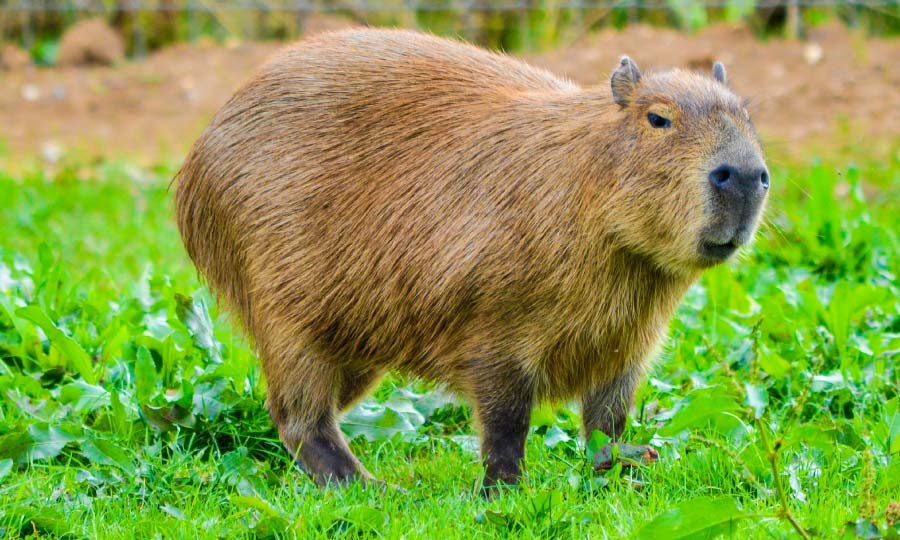
#> input picture Computação grafica/imagem/imagem1.jpg, 900 x 540 px
$ python tranformacaoGeometrica.py
#> lines starting #> are read from the running program, lines starting #| are printed output that depends on the picture
from PIL import Image
import numpy as np

def warp_onda(imagem_path, amplitude=20, frequencia=0.05):
#> called with imagem_path = 'imagem/imagem1.jpg', amplitude = 20, frequencia = 0.05
    imagem = Image.open(imagem_path).convert("L")
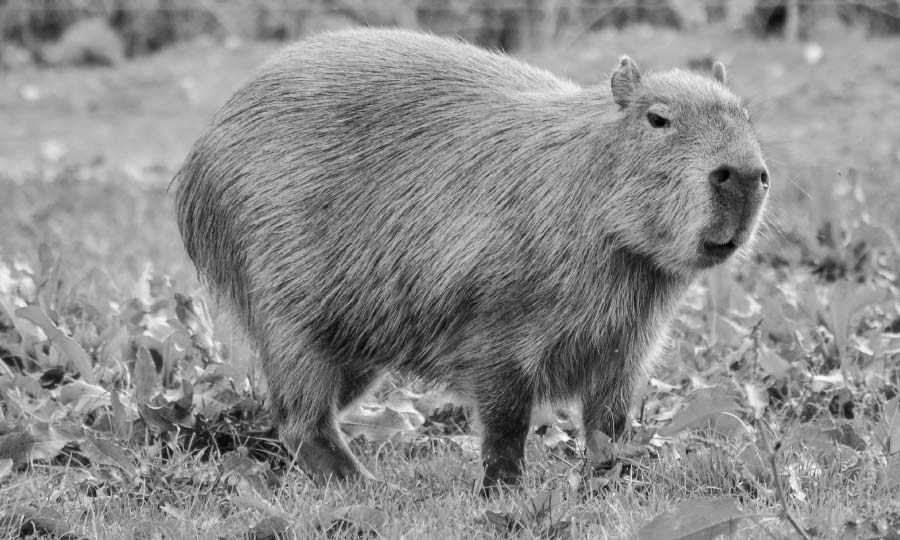
#> imagem: PIL image 900x540 L; min 1, max 253, mean 140.2
    imagem_np = np.array(imagem)

    altura, largura = imagem_np.shape
#> altura = 540; largura = 900
    nova_imagem = np.zeros_like(imagem_np)

    for y in range(altura):
        for x in range(largura):
            deslocamento = int(amplitude * np.sin(2 * np.pi * frequencia * y))
            novo_x = x + deslocamento

            if 0 <= novo_x < largura:
                nova_imagem[y, x] = imagem_np[y, novo_x]
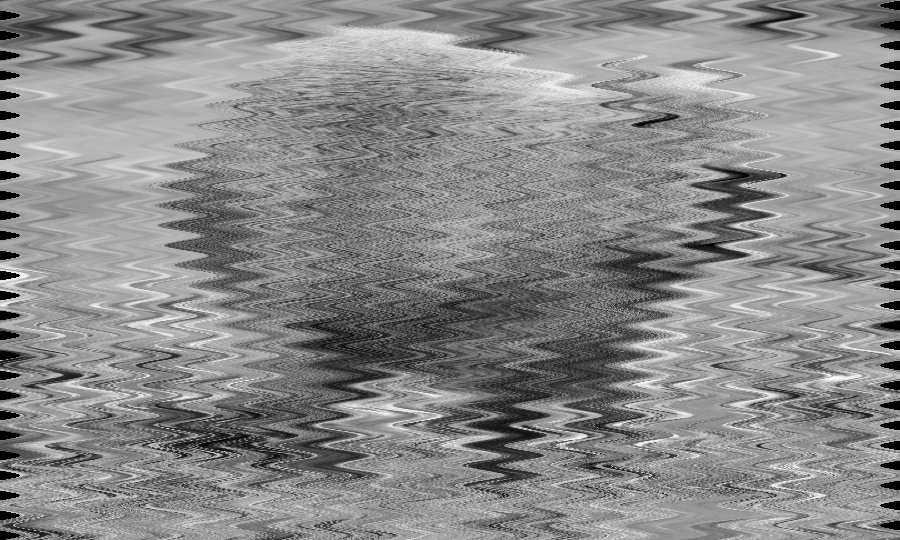
#> nova_imagem: shape (540, 900); min 0, max 253, mean 138.1

    imagem_resultado = Image.fromarray(nova_imagem.astype(np.uint8))

    imagem_resultado.show()
    imagem_resultado.save("imagem/resultado/imagem1_warp_onda.jpg")


caminho = "imagem/imagem1.jpg"
warp_onda(caminho)

$ run again, with Computação grafica/imagem/celula.jpg copied over Computação grafica/imagem/imagem1.jpg
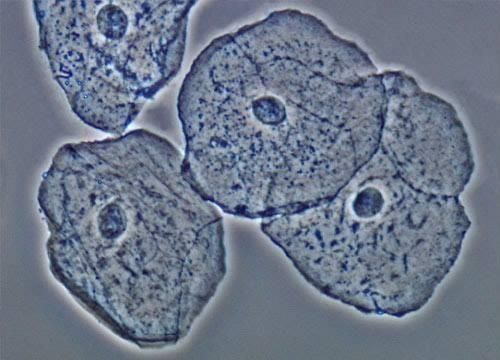
#> input picture Computação grafica/imagem/celula.jpg, 500 x 360 px
#> in warp_onda, `imagem = Image.open(imagem_path).convert("L")`:
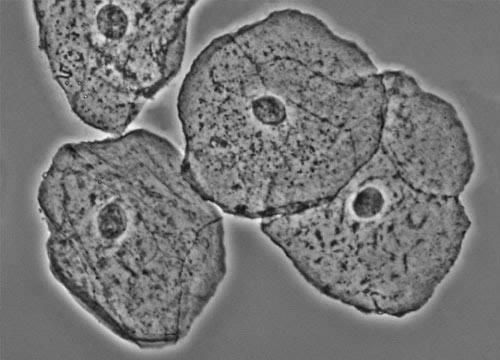
#> imagem: PIL image 500x360 L; min 11, max 245, mean 118
#> after the loop in warp_onda, `for y in range(altura):`:
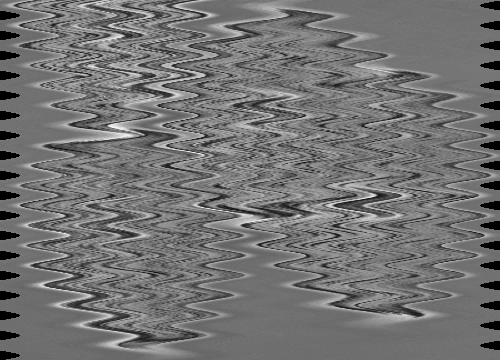
#> nova_imagem: shape (360, 500); min 0, max 245, mean 115.1

$ run again, with Computação grafica/imagem/impressao2.jpg copied over Computação grafica/imagem/imagem1.jpg
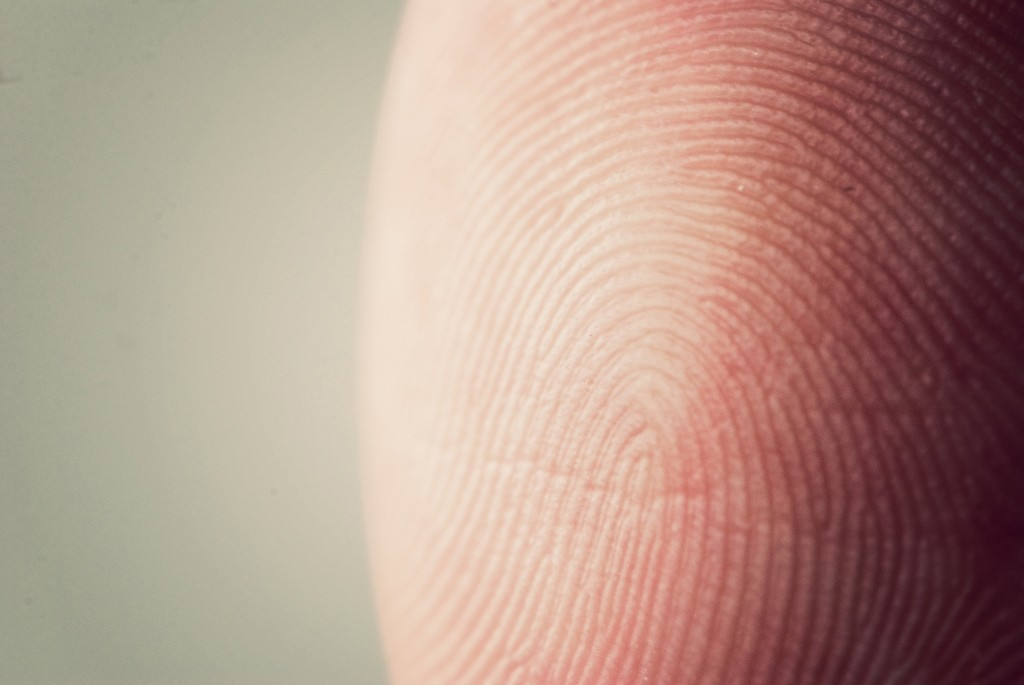
#> input picture Computação grafica/imagem/impressao2.jpg, 1024 x 685 px
#> in warp_onda, `imagem = Image.open(imagem_path).convert("L")`:
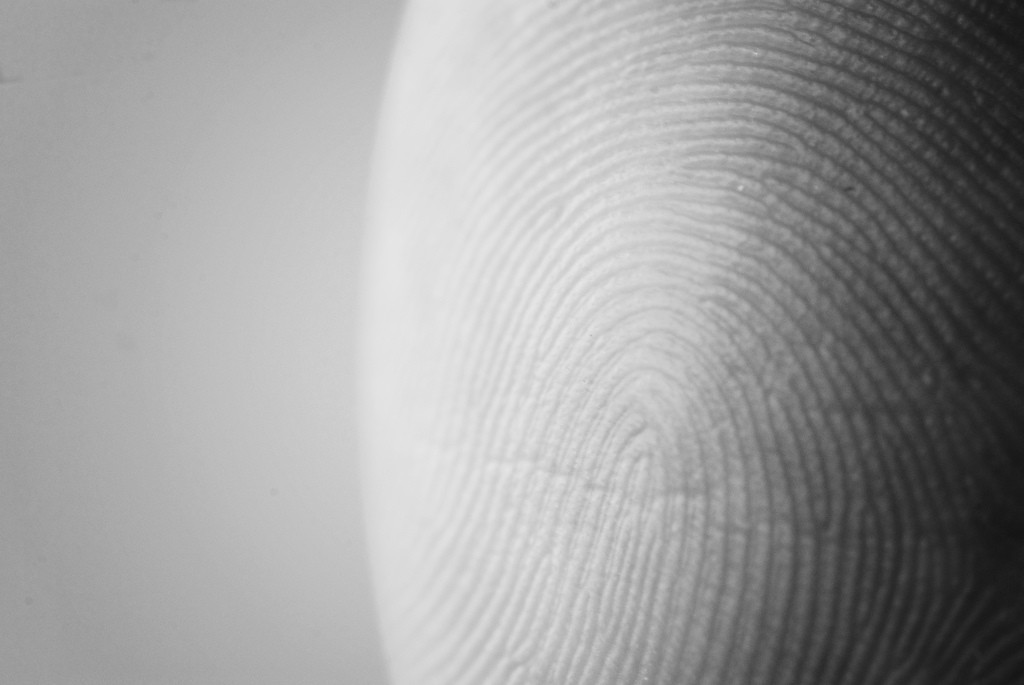
#> imagem: PIL image 1024x685 L; min 20, max 231, mean 157.7
#> after the loop in warp_onda, `for y in range(altura):`:
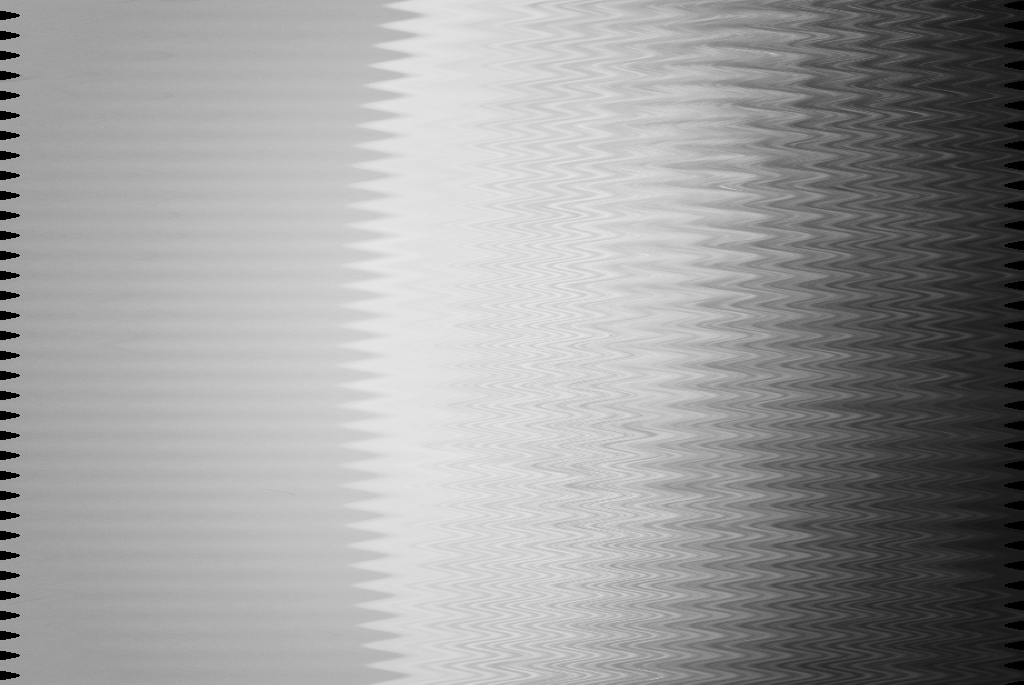
#> nova_imagem: shape (685, 1024); min 0, max 231, mean 156.6
